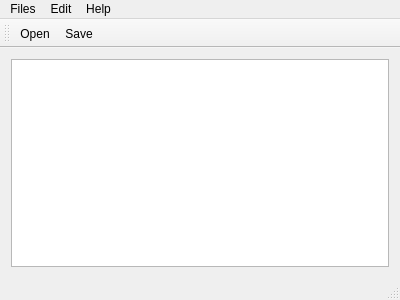
<?xml version="1.0" encoding="UTF-8"?>
<ui version="4.0">
 <class>MainWindow</class>
 <widget class="QMainWindow" name="MainWindow">
  <property name="geometry">
   <rect>
    <x>0</x>
    <y>0</y>
    <width>400</width>
    <height>300</height>
   </rect>
  </property>
  <property name="windowTitle">
   <string>MainWindow</string>
  </property>
  <widget class="QWidget" name="centralWidget">
   <layout class="QVBoxLayout" name="verticalLayout">
    <item>
     <widget class="QTextEdit" name="textEdit"/>
    </item>
   </layout>
  </widget>
  <widget class="QMenuBar" name="menuBar">
   <property name="geometry">
    <rect>
     <x>0</x>
     <y>0</y>
     <width>400</width>
     <height>22</height>
    </rect>
   </property>
   <widget class="QMenu" name="menuFiles">
    <property name="title">
     <string>Files</string>
    </property>
    <addaction name="actionNew"/>
    <addaction name="actionOpen"/>
    <addaction name="separator"/>
    <addaction name="actionSave"/>
    <addaction name="actionSave_As"/>
    <addaction name="separator"/>
    <addaction name="actionClose"/>
   </widget>
   <widget class="QMenu" name="menuEdit">
    <property name="title">
     <string>Edit</string>
    </property>
    <addaction name="actionUndo"/>
    <addaction name="actionRedo"/>
    <addaction name="separator"/>
    <addaction name="actionCut"/>
    <addaction name="actionCopy"/>
    <addaction name="actionPaste"/>
    <addaction name="actionSelectAll"/>
    <addaction name="separator"/>
    <addaction name="actionColor"/>
    <addaction name="actionFont"/>
    <addaction name="separator"/>
    <addaction name="actionDateTime"/>
   </widget>
   <widget class="QMenu" name="menuHelp">
    <property name="title">
     <string>Help</string>
    </property>
    <addaction name="actionAboutSoft"/>
    <addaction name="actionAboutQt"/>
    <addaction name="separator"/>
    <addaction name="actionAboutOurSite"/>
   </widget>
   <addaction name="menuFiles"/>
   <addaction name="menuEdit"/>
   <addaction name="menuHelp"/>
  </widget>
  <widget class="QToolBar" name="mainToolBar">
   <attribute name="toolBarArea">
    <enum>TopToolBarArea</enum>
   </attribute>
   <attribute name="toolBarBreak">
    <bool>false</bool>
   </attribute>
   <addaction name="actionOpen"/>
   <addaction name="actionSave"/>
  </widget>
  <widget class="QStatusBar" name="statusBar"/>
  <action name="actionNew">
   <property name="text">
    <string>New</string>
   </property>
  </action>
  <action name="actionSave">
   <property name="icon">
    <iconset resource="myresource.qrc">
     <normaloff>:/notepad/icon/icons/Save.png</normaloff>:/notepad/icon/icons/Save.png</iconset>
   </property>
   <property name="text">
    <string>Save</string>
   </property>
  </action>
  <action name="actionSave_As">
   <property name="text">
    <string>Save As</string>
   </property>
  </action>
  <action name="actionOpen">
   <property name="icon">
    <iconset resource="myresource.qrc">
     <normaloff>:/notepad/icon/icons/Open.png</normaloff>:/notepad/icon/icons/Open.png</iconset>
   </property>
   <property name="text">
    <string>Open</string>
   </property>
  </action>
  <action name="actionClose">
   <property name="text">
    <string>Close</string>
   </property>
  </action>
  <action name="actionUndo">
   <property name="text">
    <string>Undo</string>
   </property>
  </action>
  <action name="actionRedo">
   <property name="text">
    <string>Redo</string>
   </property>
  </action>
  <action name="actionCut">
   <property name="text">
    <string>Cut</string>
   </property>
  </action>
  <action name="actionCopy">
   <property name="text">
    <string>Copy</string>
   </property>
  </action>
  <action name="actionPaste">
   <property name="text">
    <string>Paste</string>
   </property>
  </action>
  <action name="actionColor">
   <property name="text">
    <string>Color</string>
   </property>
  </action>
  <action name="actionFont">
   <property name="text">
    <string>Font</string>
   </property>
  </action>
  <action name="actionDateTime">
   <property name="text">
    <string>DateTime</string>
   </property>
  </action>
  <action name="actionAboutSoft">
   <property name="text">
    <string>aboutSoft</string>
   </property>
  </action>
  <action name="actionAboutQt">
   <property name="text">
    <string>aboutQt</string>
   </property>
  </action>
  <action name="actionSelectAll">
   <property name="text">
    <string>SelectAll</string>
   </property>
  </action>
  <action name="actionAboutOurSite">
   <property name="text">
    <string>aboutOurSite</string>
   </property>
  </action>
 </widget>
 <layoutdefault spacing="6" margin="11"/>
 <resources>
  <include location="myresource.qrc"/>
 </resources>
 <connections/>
</ui>
